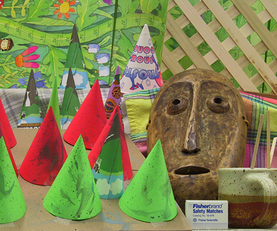
#> input picture lab7/data/cones/im2.png, 277 x 231 px, shrunk from 450 x 375 before the run
$ jupyter execute --allow-errors cs24b2046_lab7.ipynb
#> lines starting #> are read from the running program, lines starting #| are printed output that depends on the picture; after the words box and inside, x2 and y2 are one past the last pixel; in counts of white or black regions, pixels touching at a corner belong together
# **T. Kanishka — CS24b2046**

## Stereo Vision: Disparity and Relative Depth

[cell 1]
import cv2
import numpy as np
import matplotlib.pyplot as plt
from pathlib import Path

# ============================================================
# 1. PATHS
# ============================================================

try:
    BASE_DIR = Path(__file__).resolve().parent
    print("Running as a script.")
except NameError:
    BASE_DIR = Path.cwd()
    print("Running in an interactive notebook environment.")

LEFT_PATH = BASE_DIR / "data" / "cones" / "im2.png"
RIGHT_PATH = BASE_DIR / "data" / "cones" / "im6.png"
GT_PATH = BASE_DIR / "data" / "cones" / "disp2.png"

OUTPUT_DIR = BASE_DIR / "outputs"
OUTPUT_DIR.mkdir(exist_ok=True)

# ============================================================
# 2. LOAD IMAGES
# ============================================================

left = cv2.imread(str(LEFT_PATH), cv2.IMREAD_COLOR)
#> left is the input picture: shape (231, 277, 3); mean B, G, R 82.4, 130.2, 132.6
right = cv2.imread(str(RIGHT_PATH), cv2.IMREAD_COLOR)
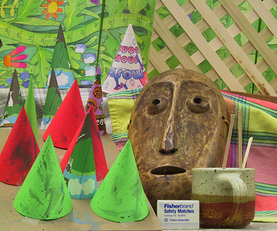
#> input picture lab7/data/cones/im6.png, 277 x 231 px, shrunk from 450 x 375 before the run
#> right is the input picture: shape (231, 277, 3); mean B, G, R 83.6, 133.3, 137.4

if left is None:
    raise FileNotFoundError(f"Could not load: {LEFT_PATH}")

if right is None:
    raise FileNotFoundError(f"Could not load: {RIGHT_PATH}")

print("Left image shape :", left.shape)
#| Left image shape : (231, 277, 3)
print("Right image shape:", right.shape)
#| Right image shape: (231, 277, 3)

# ============================================================
# 3. DISPLAY LEFT AND RIGHT IMAGES
# ============================================================

left_rgb = cv2.cvtColor(left, cv2.COLOR_BGR2RGB)
right_rgb = cv2.cvtColor(right, cv2.COLOR_BGR2RGB)

plt.figure(figsize=(12, 5))

plt.subplot(1, 2, 1)
plt.imshow(left_rgb)
plt.title("Left Image")
plt.axis("off")

plt.subplot(1, 2, 2)
plt.imshow(right_rgb)
plt.title("Right Image")
plt.axis("off")

plt.tight_layout()
plt.show()

[cell 2]
# ============================================================
# 4. CONVERT TO GRAYSCALE
# ============================================================

left_gray = cv2.cvtColor(left, cv2.COLOR_BGR2GRAY)
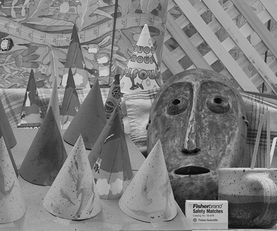
#> left_gray: shape (231, 277); min 1, max 239, mean 125.5
right_gray = cv2.cvtColor(right, cv2.COLOR_BGR2GRAY)
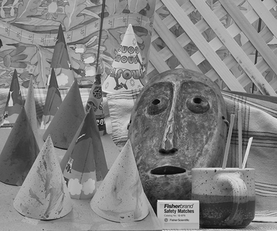
#> right_gray: shape (231, 277); min 1, max 240, mean 128.9

print("Grayscale shape:", left_gray.shape)
#| Grayscale shape: (231, 277)

[cell 3]
# ============================================================
# 5. COMPUTE DISPARITY USING STEREOSGBM
# ============================================================

min_disparity = 0
num_disparities = 64       # Must be divisible by 16
block_size = 7             # Must be odd

stereo = cv2.StereoSGBM_create(
    minDisparity=min_disparity,
    numDisparities=num_disparities,
    blockSize=block_size,

    P1=8 * 1 * block_size ** 2,
    P2=32 * 1 * block_size ** 2,

    disp12MaxDiff=1,
    uniquenessRatio=10,
    speckleWindowSize=100,
    speckleRange=32,

    preFilterCap=63,
    mode=cv2.STEREO_SGBM_MODE_SGBM_3WAY
)

disparity_raw = stereo.compute(left_gray, right_gray)
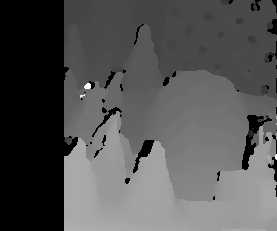
#> disparity_raw: shape (231, 277) int16; min -16, max 761, mean 240.5; drawn with min black and max white

# OpenCV stores SGBM disparity multiplied by 16.
disparity = disparity_raw.astype(np.float32) / 16.0

print("Disparity minimum:", disparity.min())
#| Disparity minimum: -1.0
print("Disparity maximum:", disparity.max())
#| Disparity maximum: 47.5625

[cell 4]
# ============================================================
# 6. VISUALIZE DISPARITY
# ============================================================

valid_disparity = disparity > 0
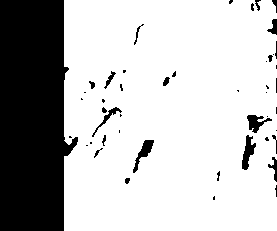
#> valid_disparity: shape (231, 277) bool; 74.2% white; 47 black regions (27 under 20 px), largest, box (x1, y1, x2, y2) and area: (0, 0, 78, 231) 14958, (242, 135, 256, 170) 246, (133, 140, 154, 173) 227

disparity_vis = np.zeros_like(disparity)

#> (the rest of this cell did not finish here and is left out)

[cell 5]
# ============================================================
# 7. LOAD AND CONVERT GROUND-TRUTH DISPARITY
# ============================================================

ground_truth = cv2.imread(
    str(GT_PATH),
    cv2.IMREAD_UNCHANGED
)
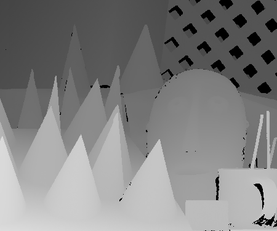
#> input picture lab7/data/cones/disp2.png, 277 x 231 px, shrunk from 450 x 375 before the run
#> ground_truth is the input picture: shape (231, 277); min 0, max 222, mean 129.9

if ground_truth is None:
    raise FileNotFoundError(
        f"Could not load ground truth: {GT_PATH}"
    )

# Middlebury Cones disp2.png stores disparity with scale factor 4.
# Therefore: actual disparity = stored value / 4.
gt = ground_truth.astype(np.float32) / 4.0

print("Ground Truth after scaling")
print("--------------------------")
print("dtype :", gt.dtype)
#| dtype : float32
print("shape :", gt.shape)
#| shape : (231, 277)
print("min   :", gt.min())
#| min   : 0.0
print("max   :", gt.max())
#| max   : 55.5

plt.figure(figsize=(10, 6))
plt.imshow(
    np.ma.masked_where(gt <= 0, gt),
    cmap="plasma"
)
plt.colorbar(label="Ground Truth Disparity (pixels)")
plt.title("Ground Truth Disparity")
plt.axis("off")
plt.tight_layout()
plt.show()

[cell 6]
# ============================================================
# 8. CHECK IMAGE SIZES
# ============================================================

print("\nSize comparison")
print("----------------")
print("Left image        :", left_gray.shape)
#| Left image        : (231, 277)
print("Right image       :", right_gray.shape)
#| Right image       : (231, 277)
print("Computed disparity:", disparity.shape)
#| Computed disparity: (231, 277)
print("Ground truth      :", gt.shape)
#| Ground truth      : (231, 277)

assert left_gray.shape == right_gray.shape == disparity.shape == gt.shape,     "Image/disparity/ground-truth dimensions do not match!"

print("Size check: PASSED")

[cell 7]
# ============================================================
# 9. SELECT VALID PIXELS
# ============================================================

# Ground truth value 0 represents invalid / unavailable GT.
# SGBM values <= 0 represent invalid disparity estimates.
valid_gt = np.isfinite(gt) & (gt > 0)
#> valid_gt: shape (231, 277) bool; 98.4% white; black in thin lines or dots, all inside (x1, y1, x2, y2) = (91, 0, 277, 226)
valid_pred = np.isfinite(disparity) & (disparity > 0)

valid_mask = valid_gt & valid_pred
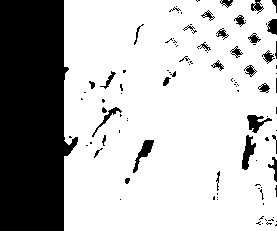
#> valid_mask: shape (231, 277) bool; 72.7% white; 102 black regions (69 under 20 px), largest, box (x1, y1, x2, y2) and area: (0, 0, 78, 231) 14958, (242, 135, 256, 170) 247, (133, 140, 154, 173) 227

print("Valid pixels :", int(np.sum(valid_mask)))
#| Valid pixels : 46534
print("Total pixels :", valid_mask.size)
#| Total pixels : 63987
print(
    "Valid percentage:",
    f"{100 * np.sum(valid_mask) / valid_mask.size:.2f}%"
)
#| Valid percentage: 72.72%

assert np.any(valid_mask), "No valid pixels found!"

[cell 8]
# ============================================================
# 10. PREPARE VALUES AND CORRELATION
# ============================================================

pred_values = disparity[valid_mask]
gt_values = gt[valid_mask]

correlation = np.corrcoef(
    pred_values,
    gt_values
)[0, 1]
#> correlation = 0.92

print("\n===================================")
print("CORRELATION")
print("===================================")
print(f"Pearson correlation: {correlation:.4f}")
#| Pearson correlation: 0.9196

[cell 9]
# ============================================================
# 11. ERROR METRICS
# ============================================================

absolute_error = np.abs(pred_values - gt_values)

mae = np.mean(absolute_error)
#> mae = 12.73

mse = np.mean(
    (pred_values - gt_values) ** 2
)
#> mse = 184.5

rmse = np.sqrt(mse)
#> rmse = 13.58

print("\n===================================")
print("ERROR METRICS")
print("===================================")
print(f"Mean Absolute Error (MAE): {mae:.4f}")
#| Mean Absolute Error (MAE): 12.7332
print(f"Mean Squared Error (MSE)  : {mse:.4f}")
#| Mean Squared Error (MSE)  : 184.4845
print(f"Root Mean Squared Error   : {rmse:.4f}")
#| Root Mean Squared Error   : 13.5825

[cell 10]
# ============================================================
# 11A. METRIC SANITY CHECK
# ============================================================

print("Prediction range :", f"{pred_values.min():.4f} to {pred_values.max():.4f}")
#| Prediction range : 3.8125 to 47.5625
print("Ground-truth range:", f"{gt_values.min():.4f} to {gt_values.max():.4f}")
#| Ground-truth range: 0.2500 to 55.5000
print("Absolute-error range:", f"{absolute_error.min():.4f} to {absolute_error.max():.4f}")
#| Absolute-error range: 0.0000 to 38.1250

# These checks help catch stale notebook outputs or an incorrect
# ground-truth scaling factor.
assert np.isfinite(mae)
assert np.isfinite(mse)
assert np.isfinite(rmse)
assert mae >= 0 and mse >= 0 and rmse >= 0

print("Metric sanity check: PASSED")

[cell 11]
# ============================================================
# 12. BAD PIXEL RATE
# ============================================================

print("\n===================================")
print("BAD PIXEL RATE")
print("===================================")

for threshold in [0.5, 1.0, 2.0, 4.0]:

    bad_pixels = np.abs(
        pred_values - gt_values
    ) > threshold

    bad_pixel_percentage = (
        np.mean(bad_pixels) * 100
    )

    print(
        f"Bad pixels (> {threshold:.1f} px): "
        f"{bad_pixel_percentage:.2f}%"
    )
#> this loop made 4 passes
#> bad_pixel_percentage on passes 1 to 4: 99.42, 99.22, 98.89, 98.06
#| Bad pixels (> 0.5 px): 99.42%
#| Bad pixels (> 1.0 px): 99.22%
#| Bad pixels (> 2.0 px): 98.89%
#| Bad pixels (> 4.0 px): 98.06%

[cell 12]
# ============================================================
# 13. ERROR MAP
# ============================================================

error_map = np.abs(disparity - gt)
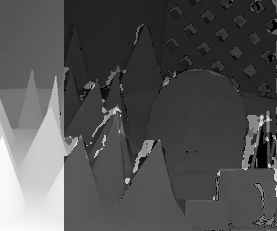
#> error_map: shape (231, 277) float32; min 0, max 56.5, mean 18.2; drawn with min black and max white

error_map_masked = np.ma.masked_where(
    ~valid_mask,
    error_map
)

plt.figure(figsize=(10, 6))
plt.imshow(
    error_map_masked,
    cmap="hot"
)
plt.colorbar(label="Absolute Disparity Error (pixels)")
plt.title("Disparity Error Map")
plt.axis("off")
plt.tight_layout()

plt.savefig(
    str(OUTPUT_DIR / "error_map.png"),
    dpi=200,
    bbox_inches="tight"
)

plt.show()

[cell 13]
# ============================================================
# 14. SAVE GROUND-TRUTH VISUALIZATION
# ============================================================

gt_vis = np.zeros_like(gt, dtype=np.uint8)

#> (the rest of this cell did not finish here and is left out)

[cell 14]
# ============================================================
# 15. RELATIVE DEPTH
# ============================================================

# Stereo depth relation:
# Z = fB / d
#
# Since focal length (f) and baseline (B) are not supplied here,
# we calculate relative depth only:
# relative_depth ∝ 1 / disparity

depth_relative = np.zeros_like(disparity)

valid_depth = np.isfinite(disparity) & (disparity > 0)

depth_relative[valid_depth] = (
    1.0 / disparity[valid_depth]
)
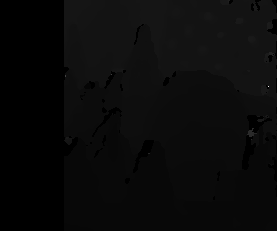
#> depth_relative: shape (231, 277) float32; min 0, max 0.941, mean 0.0405

depth_display = np.ma.masked_where(
    ~valid_depth,
    depth_relative
)

plt.figure(figsize=(10, 6))
plt.imshow(
    depth_display,
    cmap="plasma"
)
plt.colorbar(label="Relative Depth (1 / Disparity)")
plt.title("Relative Depth Map")
plt.axis("off")
plt.tight_layout()

plt.savefig(
    str(OUTPUT_DIR / "depth.png"),
    dpi=200,
    bbox_inches="tight"
)
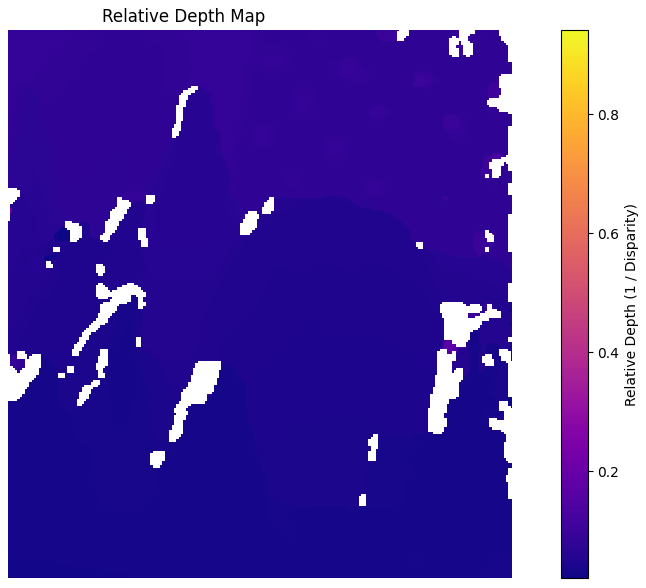
#> figure drawn by matplotlib, 2 panels

plt.show()

[cell 15]
# ============================================================
# 16. FINAL RESULTS SUMMARY
# ============================================================

print("\n")
print("=" * 60)
print("              STEREO VISION RESULTS")
print("=" * 60)

print(f"Image size             : {left_gray.shape}")
#| Image size             : (231, 277)
print(f"Valid pixels           : {np.sum(valid_mask)}")
#| Valid pixels           : 46534
print(
    f"Valid pixel percentage : "
    f"{100 * np.sum(valid_mask) / valid_mask.size:.2f}%"
)
#| Valid pixel percentage : 72.72%

print(f"\nPearson correlation    : {correlation:.4f}")
#| Pearson correlation    : 0.9196
print(f"MAE                    : {mae:.4f}")
#| MAE                    : 12.7332
print(f"MSE                    : {mse:.4f}")
#| MSE                    : 184.4845
print(f"RMSE                   : {rmse:.4f}")
#| RMSE                   : 13.5825

print("\nBad-pixel rates:")
for threshold in [0.5, 1.0, 2.0, 4.0]:
    bad_pixel_percentage = (
        np.mean(np.abs(pred_values - gt_values) > threshold)
        * 100
    )
    print(
        f"  > {threshold:.1f} px : "
        f"{bad_pixel_percentage:.2f}%"
    )

print("=" * 60)
print("All calculations completed successfully.")
